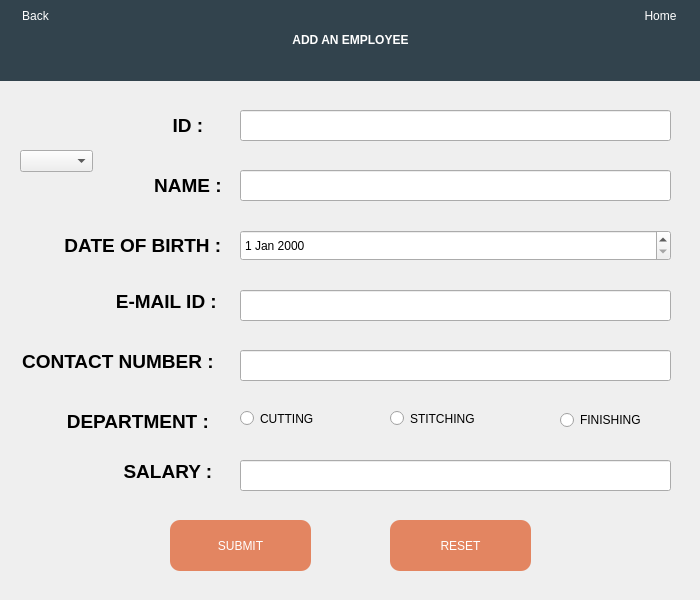
<?xml version="1.0" encoding="UTF-8"?>
<ui version="4.0">
 <class>addemployee</class>
 <widget class="QWidget" name="addemployee">
  <property name="geometry">
   <rect>
    <x>0</x>
    <y>0</y>
    <width>700</width>
    <height>600</height>
   </rect>
  </property>
  <property name="windowTitle">
   <string>AddEmployee</string>
  </property>
  <property name="windowIcon">
   <iconset resource="res.qrc">
    <normaloff>:/Images/Images/ADD_ACCOUNT.png</normaloff>:/Images/Images/ADD_ACCOUNT.png</iconset>
  </property>
  <widget class="QDateEdit" name="dateEdit">
   <property name="geometry">
    <rect>
     <x>240</x>
     <y>230</y>
     <width>431</width>
     <height>31</height>
    </rect>
   </property>
  </widget>
  <widget class="QLabel" name="label_7">
   <property name="geometry">
    <rect>
     <x>110</x>
     <y>20</y>
     <width>51</width>
     <height>41</height>
    </rect>
   </property>
   <property name="styleSheet">
    <string notr="true">color: rgb(255, 255, 255);
font: 58 26pt &quot;Lucida Bright&quot;;
background-color: rgb(50, 67, 77);


</string>
   </property>
   <property name="text">
    <string/>
   </property>
   <property name="pixmap">
    <pixmap resource="res.qrc">:/Inverted Images/Images/Inverted/image.png</pixmap>
   </property>
   <property name="scaledContents">
    <bool>true</bool>
   </property>
  </widget>
  <widget class="QPushButton" name="pushButton_7">
   <property name="geometry">
    <rect>
     <x>0</x>
     <y>0</y>
     <width>71</width>
     <height>31</height>
    </rect>
   </property>
   <property name="sizePolicy">
    <sizepolicy hsizetype="Preferred" vsizetype="Preferred">
     <horstretch>0</horstretch>
     <verstretch>0</verstretch>
    </sizepolicy>
   </property>
   <property name="layoutDirection">
    <enum>Qt::LeftToRight</enum>
   </property>
   <property name="autoFillBackground">
    <bool>false</bool>
   </property>
   <property name="styleSheet">
    <string notr="true">font: 75 8pt &quot;MS Sans Serif&quot;;
background-color: rgb(50, 67, 77);
color: rgb(255, 255, 255);
border: 5px;

border-radius: 10px;


</string>
   </property>
   <property name="text">
    <string>Back</string>
   </property>
   <property name="icon">
    <iconset resource="res.qrc">
     <normaloff>:/Inverted Images/Images/Inverted/image (22).png</normaloff>:/Inverted Images/Images/Inverted/image (22).png</iconset>
   </property>
   <property name="iconSize">
    <size>
     <width>20</width>
     <height>20</height>
    </size>
   </property>
  </widget>
  <widget class="QLineEdit" name="lineEdit_5">
   <property name="geometry">
    <rect>
     <x>240</x>
     <y>460</y>
     <width>431</width>
     <height>31</height>
    </rect>
   </property>
  </widget>
  <widget class="QPushButton" name="pushButton_2">
   <property name="geometry">
    <rect>
     <x>390</x>
     <y>520</y>
     <width>141</width>
     <height>51</height>
    </rect>
   </property>
   <property name="sizePolicy">
    <sizepolicy hsizetype="Preferred" vsizetype="Preferred">
     <horstretch>0</horstretch>
     <verstretch>0</verstretch>
    </sizepolicy>
   </property>
   <property name="layoutDirection">
    <enum>Qt::LeftToRight</enum>
   </property>
   <property name="autoFillBackground">
    <bool>false</bool>
   </property>
   <property name="styleSheet">
    <string notr="true">font: 75 14pt &quot;MS Sans Serif&quot;;
color: rgb(255, 255, 255);
border: 5px;
background-color: rgb(227, 133, 97);
border-radius: 10px;


</string>
   </property>
   <property name="text">
    <string>RESET</string>
   </property>
   <property name="icon">
    <iconset>
     <normaloff>../../Desktop/Project files/Login page/Login.png</normaloff>../../Desktop/Project files/Login page/Login.png</iconset>
   </property>
   <property name="iconSize">
    <size>
     <width>20</width>
     <height>20</height>
    </size>
   </property>
  </widget>
  <widget class="QLineEdit" name="lineEdit_4">
   <property name="geometry">
    <rect>
     <x>240</x>
     <y>350</y>
     <width>431</width>
     <height>31</height>
    </rect>
   </property>
  </widget>
  <widget class="QRadioButton" name="radioButton_2">
   <property name="geometry">
    <rect>
     <x>560</x>
     <y>410</y>
     <width>121</width>
     <height>20</height>
    </rect>
   </property>
   <property name="styleSheet">
    <string notr="true">font: 63 14pt &quot;Lucida Bright&quot;;</string>
   </property>
   <property name="text">
    <string>FINISHING</string>
   </property>
  </widget>
  <widget class="QRadioButton" name="radioButton">
   <property name="geometry">
    <rect>
     <x>240</x>
     <y>410</y>
     <width>121</width>
     <height>17</height>
    </rect>
   </property>
   <property name="styleSheet">
    <string notr="true">font: 63 14pt &quot;Lucida Bright&quot;;</string>
   </property>
   <property name="text">
    <string>CUTTING</string>
   </property>
  </widget>
  <widget class="QLabel" name="label_6">
   <property name="geometry">
    <rect>
     <x>10</x>
     <y>350</y>
     <width>221</width>
     <height>23</height>
    </rect>
   </property>
   <property name="text">
    <string>&lt;html&gt;&lt;head/&gt;&lt;body&gt;&lt;p align=&quot;center&quot;&gt;&lt;span style=&quot; font-size:14pt; font-weight:600;&quot;&gt;CONTACT NUMBER : &lt;/span&gt;&lt;/p&gt;&lt;/body&gt;&lt;/html&gt;</string>
   </property>
  </widget>
  <widget class="QRadioButton" name="radioButton_3">
   <property name="geometry">
    <rect>
     <x>390</x>
     <y>410</y>
     <width>121</width>
     <height>17</height>
    </rect>
   </property>
   <property name="styleSheet">
    <string notr="true">font: 63 14pt &quot;Lucida Bright&quot;;</string>
   </property>
   <property name="text">
    <string>STITCHING</string>
   </property>
  </widget>
  <widget class="QLabel" name="label_2">
   <property name="geometry">
    <rect>
     <x>150</x>
     <y>170</y>
     <width>81</width>
     <height>31</height>
    </rect>
   </property>
   <property name="text">
    <string>&lt;html&gt;&lt;head/&gt;&lt;body&gt;&lt;p align=&quot;center&quot;&gt;&lt;span style=&quot; font-size:14pt; font-weight:600;&quot;&gt;NAME : &lt;/span&gt;&lt;/p&gt;&lt;/body&gt;&lt;/html&gt;</string>
   </property>
  </widget>
  <widget class="QLineEdit" name="lineEdit">
   <property name="geometry">
    <rect>
     <x>240</x>
     <y>170</y>
     <width>431</width>
     <height>31</height>
    </rect>
   </property>
  </widget>
  <widget class="QLabel" name="label_5">
   <property name="geometry">
    <rect>
     <x>110</x>
     <y>460</y>
     <width>121</width>
     <height>23</height>
    </rect>
   </property>
   <property name="text">
    <string>&lt;html&gt;&lt;head/&gt;&lt;body&gt;&lt;p align=&quot;center&quot;&gt;&lt;span style=&quot; font-size:14pt; font-weight:600;&quot;&gt;SALARY : &lt;/span&gt;&lt;/p&gt;&lt;/body&gt;&lt;/html&gt;</string>
   </property>
  </widget>
  <widget class="QPushButton" name="pushButton">
   <property name="geometry">
    <rect>
     <x>170</x>
     <y>520</y>
     <width>141</width>
     <height>51</height>
    </rect>
   </property>
   <property name="sizePolicy">
    <sizepolicy hsizetype="Preferred" vsizetype="Preferred">
     <horstretch>0</horstretch>
     <verstretch>0</verstretch>
    </sizepolicy>
   </property>
   <property name="layoutDirection">
    <enum>Qt::LeftToRight</enum>
   </property>
   <property name="autoFillBackground">
    <bool>false</bool>
   </property>
   <property name="styleSheet">
    <string notr="true">font: 75 14pt &quot;MS Sans Serif&quot;;
color: rgb(255, 255, 255);
border: 5px;
background-color: rgb(227, 133, 97);
border-radius: 10px;


</string>
   </property>
   <property name="text">
    <string>SUBMIT</string>
   </property>
   <property name="icon">
    <iconset>
     <normaloff>../../Desktop/Project files/Login page/Login.png</normaloff>../../Desktop/Project files/Login page/Login.png</iconset>
   </property>
   <property name="iconSize">
    <size>
     <width>20</width>
     <height>20</height>
    </size>
   </property>
  </widget>
  <widget class="QLabel" name="label_4">
   <property name="geometry">
    <rect>
     <x>110</x>
     <y>290</y>
     <width>118</width>
     <height>23</height>
    </rect>
   </property>
   <property name="text">
    <string>&lt;html&gt;&lt;head/&gt;&lt;body&gt;&lt;p align=&quot;center&quot;&gt;&lt;span style=&quot; font-size:14pt; font-weight:600;&quot;&gt;E-MAIL ID : &lt;/span&gt;&lt;/p&gt;&lt;/body&gt;&lt;/html&gt;</string>
   </property>
  </widget>
  <widget class="QLabel" name="label">
   <property name="geometry">
    <rect>
     <x>0</x>
     <y>0</y>
     <width>701</width>
     <height>81</height>
    </rect>
   </property>
   <property name="styleSheet">
    <string notr="true">color: rgb(255, 255, 255);
font: 58 26pt &quot;Lucida Bright&quot;;

background-color: rgb(50, 67, 77);


</string>
   </property>
   <property name="text">
    <string>&lt;html&gt;&lt;head/&gt;&lt;body&gt;&lt;p align=&quot;center&quot;&gt;&lt;span style=&quot; font-weight:600;&quot;&gt;ADD AN EMPLOYEE&lt;/span&gt;&lt;/p&gt;&lt;/body&gt;&lt;/html&gt;</string>
   </property>
  </widget>
  <widget class="QLabel" name="label_3">
   <property name="geometry">
    <rect>
     <x>-10</x>
     <y>210</y>
     <width>311</width>
     <height>71</height>
    </rect>
   </property>
   <property name="text">
    <string>&lt;html&gt;&lt;head/&gt;&lt;body&gt;&lt;p align=&quot;center&quot;&gt;&lt;span style=&quot; font-size:14pt; font-weight:600;&quot;&gt;DATE OF BIRTH : &lt;/span&gt;&lt;/p&gt;&lt;/body&gt;&lt;/html&gt;</string>
   </property>
  </widget>
  <widget class="QLabel" name="label_8">
   <property name="geometry">
    <rect>
     <x>60</x>
     <y>410</y>
     <width>161</width>
     <height>23</height>
    </rect>
   </property>
   <property name="text">
    <string>&lt;html&gt;&lt;head/&gt;&lt;body&gt;&lt;p align=&quot;center&quot;&gt;&lt;span style=&quot; font-size:14pt; font-weight:600;&quot;&gt;DEPARTMENT : &lt;/span&gt;&lt;/p&gt;&lt;/body&gt;&lt;/html&gt;</string>
   </property>
  </widget>
  <widget class="QLineEdit" name="lineEdit_2">
   <property name="geometry">
    <rect>
     <x>240</x>
     <y>290</y>
     <width>431</width>
     <height>31</height>
    </rect>
   </property>
  </widget>
  <widget class="QPushButton" name="pushButton_8">
   <property name="geometry">
    <rect>
     <x>620</x>
     <y>-10</y>
     <width>81</width>
     <height>51</height>
    </rect>
   </property>
   <property name="sizePolicy">
    <sizepolicy hsizetype="Preferred" vsizetype="Preferred">
     <horstretch>0</horstretch>
     <verstretch>0</verstretch>
    </sizepolicy>
   </property>
   <property name="layoutDirection">
    <enum>Qt::LeftToRight</enum>
   </property>
   <property name="autoFillBackground">
    <bool>false</bool>
   </property>
   <property name="styleSheet">
    <string notr="true">font: 75 8pt &quot;MS Sans Serif&quot;;
background-color: rgb(50, 67, 77);
color: rgb(255, 255, 255);
border: 5px;

border-radius: 10px;


</string>
   </property>
   <property name="text">
    <string>Home</string>
   </property>
   <property name="icon">
    <iconset resource="res.qrc">
     <normaloff>:/Inverted Images/Images/Inverted/image (26).png</normaloff>:/Inverted Images/Images/Inverted/image (26).png</iconset>
   </property>
   <property name="iconSize">
    <size>
     <width>20</width>
     <height>20</height>
    </size>
   </property>
  </widget>
  <widget class="QLabel" name="label_9">
   <property name="geometry">
    <rect>
     <x>150</x>
     <y>110</y>
     <width>81</width>
     <height>31</height>
    </rect>
   </property>
   <property name="text">
    <string>&lt;html&gt;&lt;head/&gt;&lt;body&gt;&lt;p align=&quot;center&quot;&gt;&lt;span style=&quot; font-size:14pt; font-weight:600;&quot;&gt;ID : &lt;/span&gt;&lt;/p&gt;&lt;/body&gt;&lt;/html&gt;</string>
   </property>
  </widget>
  <widget class="QLineEdit" name="lineEdit_3">
   <property name="geometry">
    <rect>
     <x>240</x>
     <y>110</y>
     <width>431</width>
     <height>31</height>
    </rect>
   </property>
  </widget>
  <widget class="QComboBox" name="comboBox">
   <property name="geometry">
    <rect>
     <x>20</x>
     <y>150</y>
     <width>73</width>
     <height>22</height>
    </rect>
   </property>
  </widget>
  <zorder>dateEdit</zorder>
  <zorder>lineEdit_5</zorder>
  <zorder>pushButton_2</zorder>
  <zorder>lineEdit_4</zorder>
  <zorder>radioButton_2</zorder>
  <zorder>radioButton</zorder>
  <zorder>label_6</zorder>
  <zorder>radioButton_3</zorder>
  <zorder>label_2</zorder>
  <zorder>lineEdit</zorder>
  <zorder>label_5</zorder>
  <zorder>pushButton</zorder>
  <zorder>label_4</zorder>
  <zorder>label</zorder>
  <zorder>label_3</zorder>
  <zorder>label_8</zorder>
  <zorder>lineEdit_2</zorder>
  <zorder>label_7</zorder>
  <zorder>pushButton_7</zorder>
  <zorder>pushButton_8</zorder>
  <zorder>label_9</zorder>
  <zorder>lineEdit_3</zorder>
  <zorder>comboBox</zorder>
 </widget>
 <resources>
  <include location="res.qrc"/>
 </resources>
 <connections/>
</ui>
